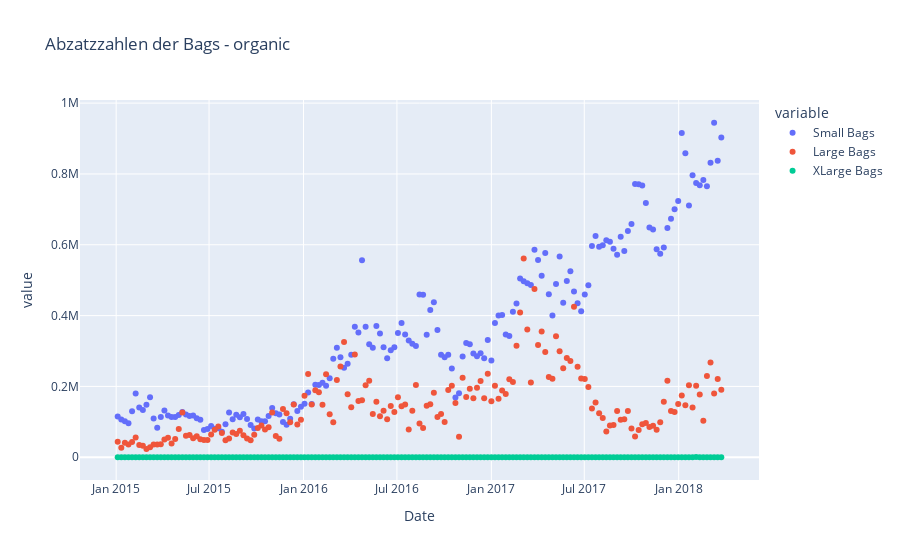

Here is the notebook cell this chart was saved with:
### Markdown cell above
- Small Bags am beliebtesten

### Code cell
fig = px.scatter(total_US_organic, x="Date", y=["Small Bags","Large Bags","XLarge Bags"],title="Abzatzzahlen der Bags - organic")
fig.show()

### Figure 1 — Plotly figure (JSON) as saved in the notebook; plotly's stock layout.template omitted (floating-point values rounded to 4 significant figures; data arrays with more than 128 entries replaced by an {"elided": "..."} marker saying what was removed)
{"data": [{"hovertemplate": "variable=Small Bags<br>Date=%{x}<br>value=%{y}<extra></extra>", "legendgroup": "Small Bags", "marker": {"color": "#636efa", "symbol": "circle"}, "mode": "markers", "name": "Small Bags", "orientation": "v", "showlegend": true, "type": "scatter", "x": {"elided": "169 str values"}, "xaxis": "x", "y": {"elided": "169 float values"}, "yaxis": "y"}, {"hovertemplate": "variable=Large Bags<br>Date=%{x}<br>value=%{y}<extra></extra>", "legendgroup": "Large Bags", "marker": {"color": "#EF553B", "symbol": "circle"}, "mode": "markers", "name": "Large Bags", "orientation": "v", "showlegend": true, "type": "scatter", "x": {"elided": "169 str values"}, "xaxis": "x", "y": {"elided": "169 float values"}, "yaxis": "y"}, {"hovertemplate": "variable=XLarge Bags<br>Date=%{x}<br>value=%{y}<extra></extra>", "legendgroup": "XLarge Bags", "marker": {"color": "#00cc96", "symbol": "circle"}, "mode": "markers", "name": "XLarge Bags", "orientation": "v", "showlegend": true, "type": "scatter", "x": {"elided": "169 str values"}, "xaxis": "x", "y": {"elided": "169 float values"}, "yaxis": "y"}], "layout": {"legend": {"title": {"text": "variable"}, "tracegroupgap": 0}, "title": {"text": "Abzatzzahlen der Bags - organic"}, "xaxis": {"anchor": "y", "domain": [0, 1], "title": {"text": "Date"}}, "yaxis": {"anchor": "x", "domain": [0, 1], "title": {"text": "value"}}}}
